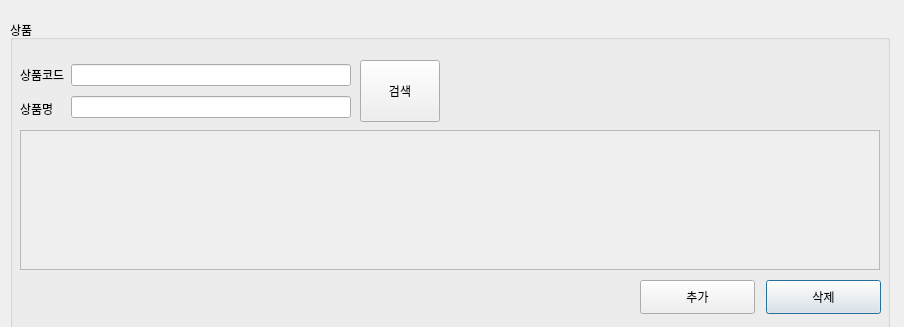
<?xml version="1.0" encoding="UTF-8"?>
<ui version="4.0">
 <class>Dialog</class>
 <widget class="QDialog" name="Dialog">
  <property name="geometry">
   <rect>
    <x>0</x>
    <y>0</y>
    <width>904</width>
    <height>327</height>
   </rect>
  </property>
  <property name="windowTitle">
   <string>Dialog</string>
  </property>
  <widget class="QGroupBox" name="groupBox_8">
   <property name="geometry">
    <rect>
     <x>10</x>
     <y>20</y>
     <width>880</width>
     <height>450</height>
    </rect>
   </property>
   <property name="palette">
    <palette>
     <active>
      <colorrole role="Text">
       <brush brushstyle="SolidPattern">
        <color alpha="255">
         <red>255</red>
         <green>0</green>
         <blue>0</blue>
        </color>
       </brush>
      </colorrole>
     </active>
     <inactive>
      <colorrole role="Text">
       <brush brushstyle="SolidPattern">
        <color alpha="255">
         <red>255</red>
         <green>0</green>
         <blue>0</blue>
        </color>
       </brush>
      </colorrole>
     </inactive>
     <disabled>
      <colorrole role="Text">
       <brush brushstyle="SolidPattern">
        <color alpha="255">
         <red>120</red>
         <green>120</green>
         <blue>120</blue>
        </color>
       </brush>
      </colorrole>
     </disabled>
    </palette>
   </property>
   <property name="title">
    <string>상품 </string>
   </property>
   <property name="flat">
    <bool>true</bool>
   </property>
   <widget class="QScrollArea" name="scrollArea_8">
    <property name="geometry">
     <rect>
      <x>10</x>
      <y>110</y>
      <width>860</width>
      <height>140</height>
     </rect>
    </property>
    <property name="widgetResizable">
     <bool>true</bool>
    </property>
    <widget class="QWidget" name="scrollAreaWidgetContents_12">
     <property name="geometry">
      <rect>
       <x>0</x>
       <y>0</y>
       <width>858</width>
       <height>138</height>
      </rect>
     </property>
     <widget class="QWidget" name="gridLayoutWidget_8">
      <property name="geometry">
       <rect>
        <x>0</x>
        <y>0</y>
        <width>861</width>
        <height>131</height>
       </rect>
      </property>
      <layout class="QGridLayout" name="gridLayout_8"/>
     </widget>
    </widget>
   </widget>
   <widget class="QWidget" name="horizontalLayoutWidget_13">
    <property name="geometry">
     <rect>
      <x>10</x>
      <y>40</y>
      <width>331</width>
      <height>63</height>
     </rect>
    </property>
    <layout class="QHBoxLayout" name="horizontalLayout_25">
     <item>
      <layout class="QVBoxLayout" name="verticalLayout_10">
       <item>
        <widget class="QLabel" name="label_22">
         <property name="enabled">
          <bool>true</bool>
         </property>
         <property name="text">
          <string>상품코드</string>
         </property>
        </widget>
       </item>
       <item>
        <widget class="QLabel" name="label_23">
         <property name="enabled">
          <bool>true</bool>
         </property>
         <property name="autoFillBackground">
          <bool>false</bool>
         </property>
         <property name="text">
          <string>상품명</string>
         </property>
        </widget>
       </item>
      </layout>
     </item>
     <item>
      <layout class="QVBoxLayout" name="verticalLayout_11">
       <item>
        <widget class="QLineEdit" name="lineEdit_18"/>
       </item>
       <item>
        <widget class="QLineEdit" name="lineEdit_19"/>
       </item>
      </layout>
     </item>
    </layout>
   </widget>
   <widget class="QPushButton" name="pushButton_3">
    <property name="geometry">
     <rect>
      <x>756</x>
      <y>260</y>
      <width>115</width>
      <height>34</height>
     </rect>
    </property>
    <property name="text">
     <string>삭제</string>
    </property>
   </widget>
   <widget class="QPushButton" name="pushButton_2">
    <property name="geometry">
     <rect>
      <x>630</x>
      <y>260</y>
      <width>115</width>
      <height>34</height>
     </rect>
    </property>
    <property name="text">
     <string>추가</string>
    </property>
   </widget>
   <widget class="QPushButton" name="pushButton_7">
    <property name="geometry">
     <rect>
      <x>350</x>
      <y>40</y>
      <width>80</width>
      <height>62</height>
     </rect>
    </property>
    <property name="text">
     <string>검색</string>
    </property>
   </widget>
  </widget>
 </widget>
 <resources/>
 <connections/>
</ui>
